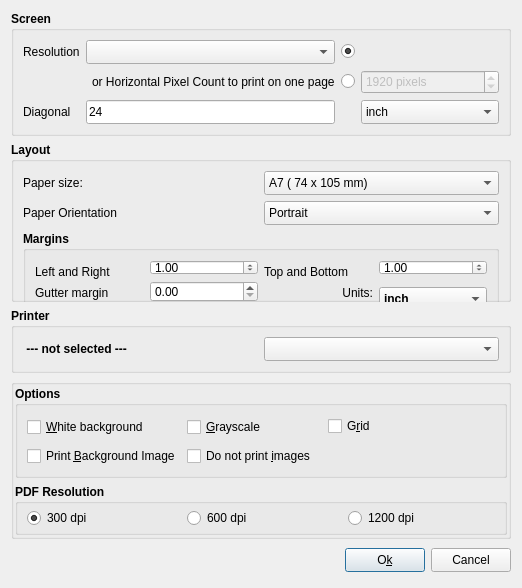
<?xml version="1.0" encoding="UTF-8"?>
<ui version="4.0">
 <class>PageSetupDialog</class>
 <widget class="QDialog" name="PageSetupDialog">
  <property name="geometry">
   <rect>
    <x>0</x>
    <y>0</y>
    <width>522</width>
    <height>588</height>
   </rect>
  </property>
  <property name="minimumSize">
   <size>
    <width>522</width>
    <height>495</height>
   </size>
  </property>
  <property name="maximumSize">
   <size>
    <width>522</width>
    <height>9999</height>
   </size>
  </property>
  <property name="windowTitle">
   <string>FalconBoard - Page Setup</string>
  </property>
  <layout class="QVBoxLayout" name="verticalLayout">
   <item>
    <widget class="QGroupBox" name="gbPaper">
     <property name="font">
      <font>
       <weight>75</weight>
       <bold>true</bold>
      </font>
     </property>
     <property name="title">
      <string>Screen</string>
     </property>
     <layout class="QGridLayout" name="gridLayout_2">
      <item row="0" column="4">
       <spacer name="horizontalSpacer">
        <property name="orientation">
         <enum>Qt::Horizontal</enum>
        </property>
        <property name="sizeHint" stdset="0">
         <size>
          <width>107</width>
          <height>20</height>
         </size>
        </property>
       </spacer>
      </item>
      <item row="2" column="1" colspan="2">
       <widget class="QLineEdit" name="edtScreenDiag">
        <property name="minimumSize">
         <size>
          <width>0</width>
          <height>24</height>
         </size>
        </property>
        <property name="font">
         <font>
          <weight>50</weight>
          <bold>false</bold>
         </font>
        </property>
        <property name="text">
         <string>24</string>
        </property>
       </widget>
      </item>
      <item row="1" column="2">
       <widget class="QLabel" name="label_5">
        <property name="font">
         <font>
          <weight>50</weight>
          <bold>false</bold>
         </font>
        </property>
        <property name="text">
         <string>or Horizontal Pixel Count to print on one page</string>
        </property>
       </widget>
      </item>
      <item row="0" column="1" colspan="2">
       <widget class="QComboBox" name="cbScreenResolution">
        <property name="minimumSize">
         <size>
          <width>0</width>
          <height>24</height>
         </size>
        </property>
        <property name="font">
         <font>
          <weight>50</weight>
          <bold>false</bold>
         </font>
        </property>
        <property name="currentIndex">
         <number>-1</number>
        </property>
        <property name="placeholderText">
         <string>Select Screen Resolution</string>
        </property>
        <item>
         <property name="text">
          <string>3840 x 2160 (16:9 - 4K)</string>
         </property>
        </item>
        <item>
         <property name="text">
          <string>3440 x 1440 (21:9)</string>
         </property>
        </item>
        <item>
         <property name="text">
          <string>2560 x 1440 (16:9 - 2K)</string>
         </property>
        </item>
        <item>
         <property name="text">
          <string>2560 x 1080 (21:9)</string>
         </property>
        </item>
        <item>
         <property name="text">
          <string>2048 x 1152 (16:9)</string>
         </property>
        </item>
        <item>
         <property name="text">
          <string>1920 x 1200 (16:10)</string>
         </property>
        </item>
        <item>
         <property name="text">
          <string>1920 x 1080 (16:9 - Full HD)</string>
         </property>
        </item>
        <item>
         <property name="text">
          <string>1680 x 1050 (16:10)</string>
         </property>
        </item>
        <item>
         <property name="text">
          <string>1600 x 900 (16:9)</string>
         </property>
        </item>
        <item>
         <property name="text">
          <string>1536 x 864 (16 x 9)</string>
         </property>
        </item>
        <item>
         <property name="text">
          <string>1440 x 900 (16:10)</string>
         </property>
        </item>
        <item>
         <property name="text">
          <string>1366:768 (16:9)</string>
         </property>
        </item>
        <item>
         <property name="text">
          <string>1360 x 768 (16:9)</string>
         </property>
        </item>
        <item>
         <property name="text">
          <string>1280 x 1024 (5:4)</string>
         </property>
        </item>
        <item>
         <property name="text">
          <string>1280 x 800 (16:10)</string>
         </property>
        </item>
        <item>
         <property name="text">
          <string>1280 x 720 (16:9)</string>
         </property>
        </item>
        <item>
         <property name="text">
          <string>1024 x 768 (4:3)</string>
         </property>
        </item>
        <item>
         <property name="text">
          <string>800 x 600 (4:3)</string>
         </property>
        </item>
        <item>
         <property name="text">
          <string>640 x 360 (16:9</string>
         </property>
        </item>
       </widget>
      </item>
      <item row="2" column="4">
       <widget class="QComboBox" name="cbUnit">
        <property name="minimumSize">
         <size>
          <width>0</width>
          <height>24</height>
         </size>
        </property>
        <property name="font">
         <font>
          <weight>50</weight>
          <bold>false</bold>
         </font>
        </property>
        <item>
         <property name="text">
          <string>inch</string>
         </property>
        </item>
        <item>
         <property name="text">
          <string>cm</string>
         </property>
        </item>
        <item>
         <property name="text">
          <string>mm</string>
         </property>
        </item>
       </widget>
      </item>
      <item row="2" column="0">
       <widget class="QLabel" name="label_2">
        <property name="font">
         <font>
          <weight>50</weight>
          <bold>false</bold>
         </font>
        </property>
        <property name="text">
         <string>Diagonal</string>
        </property>
       </widget>
      </item>
      <item row="0" column="0">
       <widget class="QLabel" name="label">
        <property name="font">
         <font>
          <weight>50</weight>
          <bold>false</bold>
         </font>
        </property>
        <property name="text">
         <string>Resolution</string>
        </property>
       </widget>
      </item>
      <item row="1" column="4">
       <widget class="QSpinBox" name="sbHorizPixels">
        <property name="enabled">
         <bool>false</bool>
        </property>
        <property name="minimumSize">
         <size>
          <width>0</width>
          <height>24</height>
         </size>
        </property>
        <property name="font">
         <font>
          <weight>50</weight>
          <bold>false</bold>
         </font>
        </property>
        <property name="suffix">
         <string> pixels</string>
        </property>
        <property name="minimum">
         <number>300</number>
        </property>
        <property name="maximum">
         <number>16355</number>
        </property>
        <property name="singleStep">
         <number>11</number>
        </property>
        <property name="value">
         <number>1920</number>
        </property>
        <property name="displayIntegerBase">
         <number>10</number>
        </property>
       </widget>
      </item>
      <item row="0" column="3">
       <widget class="QRadioButton" name="rbUseResInd">
        <property name="text">
         <string/>
        </property>
        <property name="checked">
         <bool>true</bool>
        </property>
       </widget>
      </item>
      <item row="1" column="3">
       <widget class="QRadioButton" name="rbUseHorPixels">
        <property name="text">
         <string/>
        </property>
       </widget>
      </item>
     </layout>
    </widget>
   </item>
   <item>
    <widget class="QGroupBox" name="gbExportPdf">
     <property name="font">
      <font>
       <weight>75</weight>
       <bold>true</bold>
      </font>
     </property>
     <property name="title">
      <string>Layout</string>
     </property>
     <layout class="QGridLayout" name="gridLayout">
      <item row="1" column="1">
       <widget class="QComboBox" name="cbOrientation">
        <property name="minimumSize">
         <size>
          <width>0</width>
          <height>24</height>
         </size>
        </property>
        <property name="font">
         <font>
          <weight>50</weight>
          <bold>false</bold>
         </font>
        </property>
        <item>
         <property name="text">
          <string>Portrait</string>
         </property>
        </item>
        <item>
         <property name="text">
          <string>Landscape</string>
         </property>
        </item>
       </widget>
      </item>
      <item row="0" column="0">
       <widget class="QLabel" name="label_6">
        <property name="minimumSize">
         <size>
          <width>0</width>
          <height>24</height>
         </size>
        </property>
        <property name="font">
         <font>
          <weight>50</weight>
          <bold>false</bold>
         </font>
        </property>
        <property name="text">
         <string>Paper size:</string>
        </property>
       </widget>
      </item>
      <item row="2" column="0" colspan="2">
       <widget class="QGroupBox" name="groupBox_3">
        <property name="minimumSize">
         <size>
          <width>0</width>
          <height>82</height>
         </size>
        </property>
        <property name="title">
         <string>Margins</string>
        </property>
        <layout class="QGridLayout" name="gridLayout_4">
         <item row="0" column="0">
          <widget class="QLabel" name="label_8">
           <property name="minimumSize">
            <size>
             <width>0</width>
             <height>24</height>
            </size>
           </property>
           <property name="font">
            <font>
             <weight>50</weight>
             <bold>false</bold>
            </font>
           </property>
           <property name="text">
            <string>Left and Right</string>
           </property>
          </widget>
         </item>
         <item row="0" column="1">
          <widget class="QDoubleSpinBox" name="sbMarginLR">
           <property name="font">
            <font>
             <weight>50</weight>
             <bold>false</bold>
            </font>
           </property>
           <property name="singleStep">
            <double>0.050000000000000</double>
           </property>
           <property name="stepType">
            <enum>QAbstractSpinBox::DefaultStepType</enum>
           </property>
           <property name="value">
            <double>1.000000000000000</double>
           </property>
          </widget>
         </item>
         <item row="0" column="2">
          <widget class="QLabel" name="label_9">
           <property name="minimumSize">
            <size>
             <width>0</width>
             <height>24</height>
            </size>
           </property>
           <property name="font">
            <font>
             <weight>50</weight>
             <bold>false</bold>
            </font>
           </property>
           <property name="text">
            <string>Top and Bottom</string>
           </property>
          </widget>
         </item>
         <item row="0" column="3">
          <widget class="QDoubleSpinBox" name="sbMarginTB">
           <property name="font">
            <font>
             <weight>50</weight>
             <bold>false</bold>
            </font>
           </property>
           <property name="singleStep">
            <double>0.050000000000000</double>
           </property>
           <property name="value">
            <double>1.000000000000000</double>
           </property>
          </widget>
         </item>
         <item row="1" column="0" rowspan="2">
          <widget class="QLabel" name="label_10">
           <property name="minimumSize">
            <size>
             <width>0</width>
             <height>24</height>
            </size>
           </property>
           <property name="font">
            <font>
             <weight>50</weight>
             <bold>false</bold>
            </font>
           </property>
           <property name="text">
            <string>Gutter margin</string>
           </property>
          </widget>
         </item>
         <item row="1" column="1" rowspan="2">
          <widget class="QDoubleSpinBox" name="sbGutterMargin">
           <property name="font">
            <font>
             <weight>50</weight>
             <bold>false</bold>
            </font>
           </property>
           <property name="singleStep">
            <double>0.050000000000000</double>
           </property>
           <property name="stepType">
            <enum>QAbstractSpinBox::DefaultStepType</enum>
           </property>
           <property name="value">
            <double>0.000000000000000</double>
           </property>
          </widget>
         </item>
         <item row="1" column="2" rowspan="2">
          <widget class="QLabel" name="label_11">
           <property name="minimumSize">
            <size>
             <width>0</width>
             <height>24</height>
            </size>
           </property>
           <property name="font">
            <font>
             <weight>50</weight>
             <bold>false</bold>
            </font>
           </property>
           <property name="text">
            <string>Units:</string>
           </property>
           <property name="alignment">
            <set>Qt::AlignRight|Qt::AlignTrailing|Qt::AlignVCenter</set>
           </property>
          </widget>
         </item>
         <item row="2" column="3">
          <widget class="QComboBox" name="cbPdfUnit">
           <property name="minimumSize">
            <size>
             <width>0</width>
             <height>24</height>
            </size>
           </property>
           <property name="currentIndex">
            <number>0</number>
           </property>
           <item>
            <property name="text">
             <string>inch</string>
            </property>
           </item>
           <item>
            <property name="text">
             <string>cm</string>
            </property>
           </item>
          </widget>
         </item>
        </layout>
       </widget>
      </item>
      <item row="1" column="0">
       <widget class="QLabel" name="label_4">
        <property name="minimumSize">
         <size>
          <width>0</width>
          <height>24</height>
         </size>
        </property>
        <property name="font">
         <font>
          <weight>50</weight>
          <bold>false</bold>
         </font>
        </property>
        <property name="text">
         <string>Paper Orientation</string>
        </property>
       </widget>
      </item>
      <item row="0" column="1">
       <widget class="QComboBox" name="cbPdfPaperSize">
        <property name="minimumSize">
         <size>
          <width>0</width>
          <height>24</height>
         </size>
        </property>
        <property name="font">
         <font>
          <weight>50</weight>
          <bold>false</bold>
         </font>
        </property>
        <property name="currentIndex">
         <number>0</number>
        </property>
        <item>
         <property name="text">
          <string>A7 ( 74 x 105 mm)</string>
         </property>
        </item>
        <item>
         <property name="text">
          <string>A6 (105 x 148 mm)</string>
         </property>
        </item>
        <item>
         <property name="text">
          <string>A5 (148 x 210 mm)</string>
         </property>
        </item>
        <item>
         <property name="text">
          <string>A4 (210 x 297 mm)</string>
         </property>
        </item>
        <item>
         <property name="text">
          <string>A3 (297 x 420 mm)</string>
         </property>
        </item>
        <item>
         <property name="text">
          <string>A2 (420 x 594 mm)</string>
         </property>
        </item>
        <item>
         <property name="text">
          <string>A1 (594 x 841 mm)</string>
         </property>
        </item>
        <item>
         <property name="text">
          <string>A0 (841 x 1189 mm)</string>
         </property>
        </item>
        <item>
         <property name="text">
          <string>B7 (88 x 125 mm)</string>
         </property>
        </item>
        <item>
         <property name="text">
          <string>B6 (125 x 176 mm)</string>
         </property>
        </item>
        <item>
         <property name="text">
          <string>B5 (176 x 250 mm)</string>
         </property>
        </item>
        <item>
         <property name="text">
          <string>B4 (250 x 353 mm)</string>
         </property>
        </item>
        <item>
         <property name="text">
          <string>B3 (353 x 500 mm)</string>
         </property>
        </item>
        <item>
         <property name="text">
          <string>B2 (500 x 707 mm)</string>
         </property>
        </item>
        <item>
         <property name="text">
          <string>B1 (707 x 1000 mm)</string>
         </property>
        </item>
        <item>
         <property name="text">
          <string>B0 (1000 x 1414 mm)</string>
         </property>
        </item>
        <item>
         <property name="text">
          <string>US Letter (8 1/2 x 11 in)</string>
         </property>
        </item>
        <item>
         <property name="text">
          <string>Legal (2 1/2 x 14 in)</string>
         </property>
        </item>
        <item>
         <property name="text">
          <string>Stationary (5 1/2 x 8 1/2 in)</string>
         </property>
        </item>
       </widget>
      </item>
     </layout>
    </widget>
   </item>
   <item>
    <widget class="QGroupBox" name="gbPrinter">
     <property name="font">
      <font>
       <weight>75</weight>
       <bold>true</bold>
      </font>
     </property>
     <property name="title">
      <string>Printer</string>
     </property>
     <layout class="QHBoxLayout" name="horizontalLayout_2">
      <item>
       <widget class="QLabel" name="lblPrinter">
        <property name="minimumSize">
         <size>
          <width>0</width>
          <height>24</height>
         </size>
        </property>
        <property name="text">
         <string> --- not selected ---</string>
        </property>
       </widget>
      </item>
      <item>
       <widget class="QComboBox" name="cbPrinterSelect">
        <property name="minimumSize">
         <size>
          <width>0</width>
          <height>24</height>
         </size>
        </property>
        <property name="placeholderText">
         <string>Select Printer</string>
        </property>
       </widget>
      </item>
     </layout>
    </widget>
   </item>
   <item>
    <widget class="QGroupBox" name="grpPrintOptions">
     <property name="title">
      <string/>
     </property>
     <layout class="QVBoxLayout" name="verticalLayout_2">
      <property name="leftMargin">
       <number>1</number>
      </property>
      <property name="topMargin">
       <number>1</number>
      </property>
      <property name="rightMargin">
       <number>1</number>
      </property>
      <property name="bottomMargin">
       <number>1</number>
      </property>
      <item>
       <widget class="QGroupBox" name="gpOptions">
        <property name="minimumSize">
         <size>
          <width>0</width>
          <height>0</height>
         </size>
        </property>
        <property name="font">
         <font>
          <weight>75</weight>
          <bold>true</bold>
         </font>
        </property>
        <property name="title">
         <string>Options</string>
        </property>
        <layout class="QGridLayout" name="gridLayout_3">
         <item row="0" column="3">
          <widget class="QCheckBox" name="chkGrid">
           <property name="font">
            <font>
             <weight>50</weight>
             <bold>false</bold>
            </font>
           </property>
           <property name="text">
            <string>G&amp;rid</string>
           </property>
          </widget>
         </item>
         <item row="1" column="0">
          <widget class="QCheckBox" name="chkPrintBackgroundImage">
           <property name="minimumSize">
            <size>
             <width>0</width>
             <height>24</height>
            </size>
           </property>
           <property name="font">
            <font>
             <weight>50</weight>
             <bold>false</bold>
            </font>
           </property>
           <property name="text">
            <string>Print &amp;Background Image</string>
           </property>
          </widget>
         </item>
         <item row="0" column="0">
          <widget class="QCheckBox" name="chkWhiteBackground">
           <property name="minimumSize">
            <size>
             <width>0</width>
             <height>24</height>
            </size>
           </property>
           <property name="font">
            <font>
             <weight>50</weight>
             <bold>false</bold>
            </font>
           </property>
           <property name="text">
            <string>&amp;White background</string>
           </property>
          </widget>
         </item>
         <item row="1" column="2" colspan="3">
          <spacer name="horizontalSpacer_2">
           <property name="orientation">
            <enum>Qt::Horizontal</enum>
           </property>
           <property name="sizeHint" stdset="0">
            <size>
             <width>290</width>
             <height>20</height>
            </size>
           </property>
          </spacer>
         </item>
         <item row="0" column="4">
          <spacer name="horizontalSpacer_3">
           <property name="orientation">
            <enum>Qt::Horizontal</enum>
           </property>
           <property name="sizeHint" stdset="0">
            <size>
             <width>262</width>
             <height>20</height>
            </size>
           </property>
          </spacer>
         </item>
         <item row="1" column="1">
          <widget class="QCheckBox" name="chkDontPrintImages">
           <property name="minimumSize">
            <size>
             <width>0</width>
             <height>24</height>
            </size>
           </property>
           <property name="font">
            <font>
             <weight>50</weight>
             <bold>false</bold>
            </font>
           </property>
           <property name="text">
            <string>Do not print &amp;images</string>
           </property>
          </widget>
         </item>
         <item row="0" column="1" colspan="2">
          <widget class="QCheckBox" name="chkGrayscale">
           <property name="minimumSize">
            <size>
             <width>0</width>
             <height>24</height>
            </size>
           </property>
           <property name="font">
            <font>
             <weight>50</weight>
             <bold>false</bold>
            </font>
           </property>
           <property name="text">
            <string>&amp;Grayscale</string>
           </property>
          </widget>
         </item>
        </layout>
       </widget>
      </item>
      <item>
       <widget class="QGroupBox" name="gbPDFRes">
        <property name="maximumSize">
         <size>
          <width>16777215</width>
          <height>16777215</height>
         </size>
        </property>
        <property name="font">
         <font>
          <weight>75</weight>
          <bold>true</bold>
         </font>
        </property>
        <property name="title">
         <string>PDF Resolution</string>
        </property>
        <layout class="QHBoxLayout" name="horizontalLayout">
         <property name="leftMargin">
          <number>9</number>
         </property>
         <property name="topMargin">
          <number>2</number>
         </property>
         <property name="rightMargin">
          <number>2</number>
         </property>
         <property name="bottomMargin">
          <number>2</number>
         </property>
         <item>
          <widget class="QRadioButton" name="rb300">
           <property name="minimumSize">
            <size>
             <width>0</width>
             <height>24</height>
            </size>
           </property>
           <property name="font">
            <font>
             <weight>50</weight>
             <bold>false</bold>
            </font>
           </property>
           <property name="text">
            <string>300 dpi</string>
           </property>
           <property name="checked">
            <bool>true</bool>
           </property>
          </widget>
         </item>
         <item>
          <widget class="QRadioButton" name="rb600">
           <property name="minimumSize">
            <size>
             <width>0</width>
             <height>24</height>
            </size>
           </property>
           <property name="font">
            <font>
             <weight>50</weight>
             <bold>false</bold>
            </font>
           </property>
           <property name="text">
            <string>600 dpi</string>
           </property>
          </widget>
         </item>
         <item>
          <widget class="QRadioButton" name="rb1200">
           <property name="minimumSize">
            <size>
             <width>0</width>
             <height>24</height>
            </size>
           </property>
           <property name="font">
            <font>
             <weight>50</weight>
             <bold>false</bold>
            </font>
           </property>
           <property name="text">
            <string>1200 dpi</string>
           </property>
           <property name="checked">
            <bool>false</bool>
           </property>
          </widget>
         </item>
        </layout>
       </widget>
      </item>
     </layout>
    </widget>
   </item>
   <item>
    <layout class="QHBoxLayout">
     <property name="spacing">
      <number>6</number>
     </property>
     <property name="leftMargin">
      <number>0</number>
     </property>
     <property name="topMargin">
      <number>0</number>
     </property>
     <property name="rightMargin">
      <number>0</number>
     </property>
     <property name="bottomMargin">
      <number>0</number>
     </property>
     <item>
      <spacer>
       <property name="orientation">
        <enum>Qt::Horizontal</enum>
       </property>
       <property name="sizeHint" stdset="0">
        <size>
         <width>131</width>
         <height>31</height>
        </size>
       </property>
      </spacer>
     </item>
     <item>
      <widget class="QPushButton" name="btnOk">
       <property name="minimumSize">
        <size>
         <width>0</width>
         <height>24</height>
        </size>
       </property>
       <property name="text">
        <string>O&amp;k</string>
       </property>
      </widget>
     </item>
     <item>
      <widget class="QPushButton" name="cancelButton">
       <property name="minimumSize">
        <size>
         <width>0</width>
         <height>24</height>
        </size>
       </property>
       <property name="text">
        <string>Cancel</string>
       </property>
      </widget>
     </item>
    </layout>
   </item>
  </layout>
 </widget>
 <resources/>
 <connections>
  <connection>
   <sender>cancelButton</sender>
   <signal>clicked()</signal>
   <receiver>PageSetupDialog</receiver>
   <slot>reject()</slot>
   <hints>
    <hint type="sourcelabel">
     <x>369</x>
     <y>253</y>
    </hint>
    <hint type="destinationlabel">
     <x>179</x>
     <y>282</y>
    </hint>
   </hints>
  </connection>
 </connections>
</ui>
